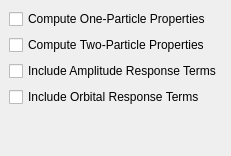
          <widget class="QWidget" name="AdvancedProperties" >
           <layout class="QVBoxLayout" >
            <property name="margin" >
             <number>9</number>
            </property>
            <property name="spacing" >
             <number>6</number>
            </property>
            <item>
             <widget class="QCheckBox" name="cc_properties" >
              <property name="text" >
               <string>Compute One-Particle Properties</string>
              </property>
             </widget>
            </item>
            <item>
             <widget class="QCheckBox" name="cc_two_particle_properties" >
              <property name="text" >
               <string>Compute Two-Particle Properties</string>
              </property>
             </widget>
            </item>
            <item>
             <widget class="QCheckBox" name="cc_amplitude_response" >
              <property name="text" >
               <string>Include Amplitude Response Terms</string>
              </property>
             </widget>
            </item>
            <item>
             <widget class="QCheckBox" name="cc_full_response" >
              <property name="text" >
               <string>Include Orbital Response Terms</string>
              </property>
             </widget>
            </item>
            <item>
             <spacer>
              <property name="orientation" >
               <enum>Qt::Vertical</enum>
              </property>
              <property name="sizeHint" >
               <size>
                <width>20</width>
                <height>40</height>
               </size>
              </property>
             </spacer>
            </item>
           </layout>
          </widget>
